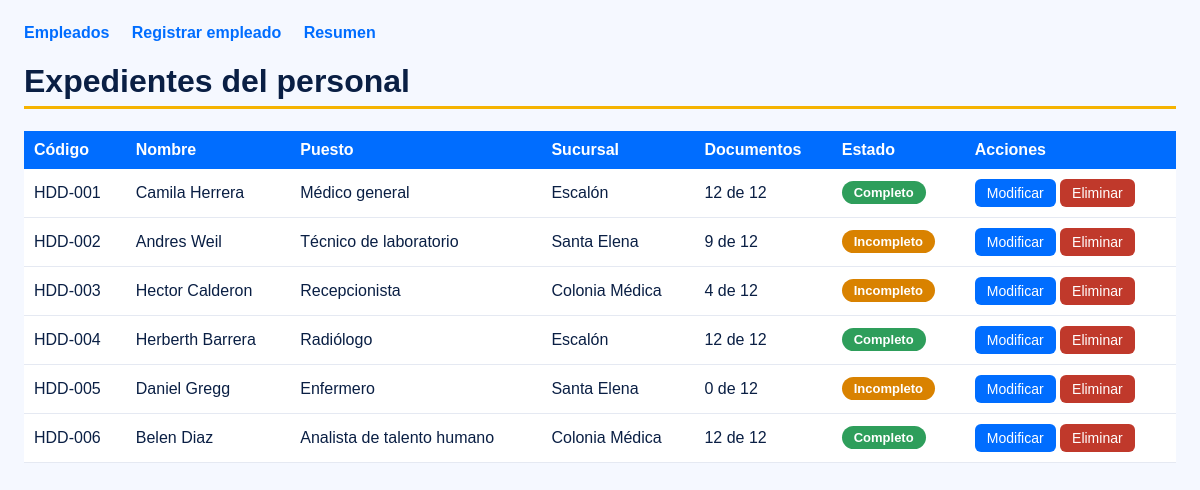
The app's page /empleados with its own data.
### tables this page shows
CREATE TABLE empleados (
    id INTEGER PRIMARY KEY AUTOINCREMENT,
    codigo TEXT NOT NULL UNIQUE,
    nombre TEXT NOT NULL,
    puesto TEXT NOT NULL,
    area TEXT NOT NULL,
    sucursal TEXT NOT NULL,
    fecha_ingreso TEXT NOT NULL
);

### app.py (the view)
@app.route("/empleados")
def listar():
    filas = obtener_empleados()
    empleados = []
    for fila in filas:
        if fila["total"] > 0 and fila["entregados"] == fila["total"]:
            estado, clase = "Completo", "completo"
        else:
            estado, clase = "Incompleto", "incompleto"
        empleados.append({"datos": fila, "estado": estado, "clase": clase})
    return render_template("empleados.html", empleados=empleados)

### app.py (called while the page is built)
def conectar():
    conexion = sqlite3.connect("hospital.db")
    conexion.row_factory = sqlite3.Row
    conexion.execute("PRAGMA foreign_keys = ON")
    return conexion

def obtener_empleados():
    conexion = conectar()
    filas = conexion.execute("""
        SELECT e.*, COALESCE(SUM(x.entregado), 0) AS entregados, COUNT(x.documento_id) AS total
        FROM empleados e
        LEFT JOIN expediente x ON x.empleado_id = e.id
        GROUP BY e.id
        ORDER BY e.id
    """).fetchall()
    conexion.close()
    return filas

### templates/empleados.html (shortened to what this page needs)
{% extends "base.html" %}
{% block contenido %}
<h1>Expedientes del personal</h1>
<table>
  <tr><th>Código</th><th>Nombre</th><th>Puesto</th><th>Sucursal</th><th>Documentos</th><th>Estado</th><th>Acciones</th></tr>
  {% for e in empleados %}
  <tr>
    <td>{{ e.datos.codigo }}</td>
    <td>{{ e.datos.nombre }}</td>
    <td>{{ e.datos.puesto }}</td>
    <td>{{ e.datos.sucursal }}</td>
    <td>{{ e.datos.entregados }} de {{ e.datos.total }}</td>
    <td><span class="badge {{ e.clase }}">{{ e.estado }}</span></td>
    <td>
      <a class="boton" href="/empleados/editar/{{ e.datos.id }}">Modificar</a>
      <form class="inline" method="POST" action="/empleados/eliminar/{{ e.datos.id }}"
            onsubmit="return confirm('¿Eliminar a {{ e.datos.nombre }} y todo su expediente?');">
        <button type="submit" class="peligro">Eliminar</button>
      </form>
    </td>
  </tr>
  {% else %}
  <tr><td colspan="7">No hay empleados registrados.</td></tr>
  {% endfor %}
</table>
{% endblock %}

### static/style.css (style rules this page uses)
body { font-family: Arial, sans-serif; background: #f5f8ff; color: #0a1f44; margin: 0; padding: 24px; }
h1 { border-bottom: 3px solid #f5b301; padding-bottom: 6px; }
table { border-collapse: collapse; width: 100%; background: #ffffff; }
th { background: #006dff; color: #ffffff; padding: 10px; text-align: left; }
td { padding: 10px; border-bottom: 1px solid #e5e9f2; }
button, .boton { display: inline-block; margin-top: 16px; padding: 10px 18px; background: #006dff; color: #ffffff; border: 0; border-radius: 6px; cursor: pointer; text-decoration: none; font-size: 14px; }
td button, td .boton { margin-top: 0; padding: 6px 12px; }
.peligro { background: #c0392b; }
form.inline { display: inline; }
.completo { --color: #2e9e5b; --fondo: #e3f6ea; }
.incompleto { --color: #d98200; --fondo: #fff1d9; }
.badge { display: inline-block; padding: 4px 12px; border-radius: 14px; color: #ffffff; background: var(--color); font-size: 13px; font-weight: bold; }

### records on screen
empleados: datos.codigo "HDD-001", datos.nombre "Camila Herrera", datos.puesto "Médico general", datos.sucursal "Escalón"
empleados: datos.codigo "HDD-002", datos.nombre "Andres Weil", datos.puesto "Técnico de laboratorio", datos.sucursal "Santa Elena"
empleados: datos.codigo "HDD-003", datos.nombre "Hector Calderon", datos.puesto "Recepcionista", datos.sucursal "Colonia Médica"
empleados: datos.codigo "HDD-004", datos.nombre "Herberth Barrera", datos.puesto "Radiólogo", datos.sucursal "Escalón"
empleados: datos.codigo "HDD-005", datos.nombre "Daniel Gregg", datos.puesto "Enfermero", datos.sucursal "Santa Elena"
empleados: datos.codigo "HDD-006", datos.nombre "Belen Diaz", datos.puesto "Analista de talento humano", datos.sucursal "Colonia Médica"

### other values on screen
{{ e.datos.entregados }} "12" "9" "4" "12" "0" "12"
{{ e.datos.total }} "12" "12" "12" "12" "12" "12"
{{ e.estado }} "Completo" "Incompleto" "Incompleto" "Completo" "Incompleto" "Completo"
